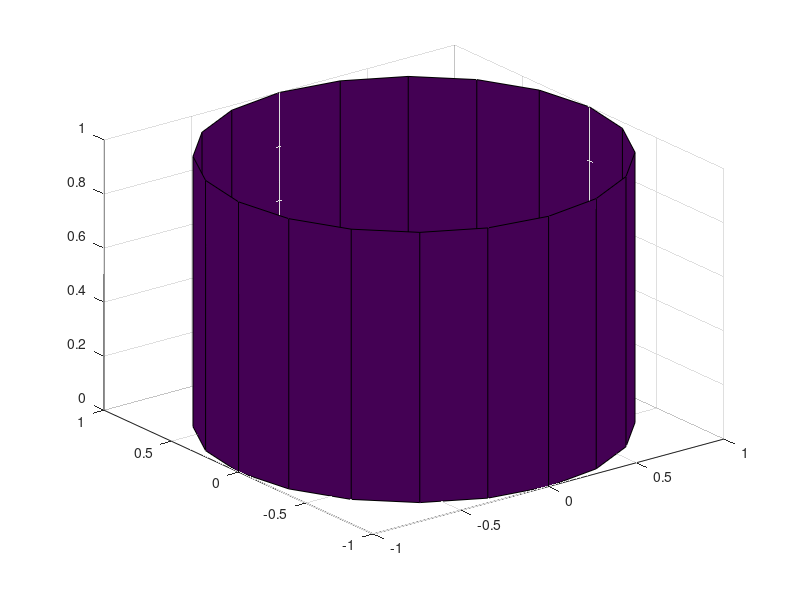

The MATLAB script that drew this image:
%=============================================================================
% Copyright (c) 2016-present Allan CORNET (Nelson)
%=============================================================================
% This file is part of the Nelson.
%=============================================================================
% LICENCE_BLOCK_BEGIN
% SPDX-License-Identifier: LGPL-3.0-or-later
% LICENCE_BLOCK_END
%=============================================================================
function varargout = cylinder(varargin)
  narginchk(0,3);
  nargoutchk(0,3);
  
  if (nargin == 3)
    cax = varargin{1};
    args = {varargin{1}, varargin{2}};
    nargs = 2;
  elseif (nargin == 2)
    if isgraphics(varargin{1})
      cax = varargin{1};
      args = {varargin{2}};
      nargs = 1;
    else
      cax = [];
      args = {varargin{1}, varargin{2}};
      nargs = 2;
    end
  elseif (nargin == 1)
    if isgraphics(varargin{1})
      cax = varargin{1};
      args = {};
      nargs = 0;
    else
      cax = [];
      args = {varargin{1}};
      nargs = 1;
    end
  else
    cax = [];
    args = {};
    nargs = 0;
  end
  n = 20;
  r = [1 1]';
  if (nargs > 0)
    r = args{1};
  end
  if (nargs > 1)
    n = args{2};
  end
  r = r(:);
  m = length(r);
  if (m == 1)
    r = [r; r];
    m = 2;
  end
  theta = (0:n) / n * 2 * pi;
  sintheta = sin(theta);
  sintheta(n + 1) = 0;
  x = r * cos(theta);
  y = r * sintheta;
  z = (0:m-1)' / (m-1) * ones(1, n + 1);
  
  if (nargout == 0)
    cax = newplot(cax);
    surf(x, y, z, 'Parent', cax);
  else
    varargout{1} = x;
    varargout{2} = y;
    varargout{3} = z;
  end
end
%=============================================================================
